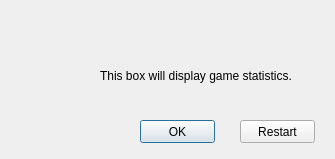
<?xml version="1.0" encoding="UTF-8"?>
<ui version="4.0">
 <class>Statistics</class>
 <widget class="QDialog" name="Statistics">
  <property name="geometry">
   <rect>
    <x>0</x>
    <y>0</y>
    <width>335</width>
    <height>159</height>
   </rect>
  </property>
  <property name="windowTitle">
   <string>Game Statistics</string>
  </property>
  <widget class="QPushButton" name="pushButton">
   <property name="geometry">
    <rect>
     <x>140</x>
     <y>120</y>
     <width>75</width>
     <height>23</height>
    </rect>
   </property>
   <property name="text">
    <string>OK</string>
   </property>
  </widget>
  <widget class="QPushButton" name="pushButton_2">
   <property name="geometry">
    <rect>
     <x>240</x>
     <y>120</y>
     <width>75</width>
     <height>23</height>
    </rect>
   </property>
   <property name="text">
    <string>Restart</string>
   </property>
  </widget>
  <widget class="QLabel" name="label">
   <property name="geometry">
    <rect>
     <x>100</x>
     <y>50</y>
     <width>191</width>
     <height>51</height>
    </rect>
   </property>
   <property name="text">
    <string>This box will display game statistics.</string>
   </property>
  </widget>
 </widget>
 <resources/>
 <connections>
  <connection>
   <sender>pushButton</sender>
   <signal>clicked()</signal>
   <receiver>Statistics</receiver>
   <slot>accept()</slot>
   <hints>
    <hint type="sourcelabel">
     <x>155</x>
     <y>126</y>
    </hint>
    <hint type="destinationlabel">
     <x>158</x>
     <y>116</y>
    </hint>
   </hints>
  </connection>
  <connection>
   <sender>pushButton_2</sender>
   <signal>clicked()</signal>
   <receiver>pushButton_2</receiver>
   <slot>showMenu()</slot>
   <hints>
    <hint type="sourcelabel">
     <x>251</x>
     <y>127</y>
    </hint>
    <hint type="destinationlabel">
     <x>253</x>
     <y>123</y>
    </hint>
   </hints>
  </connection>
 </connections>
</ui>
